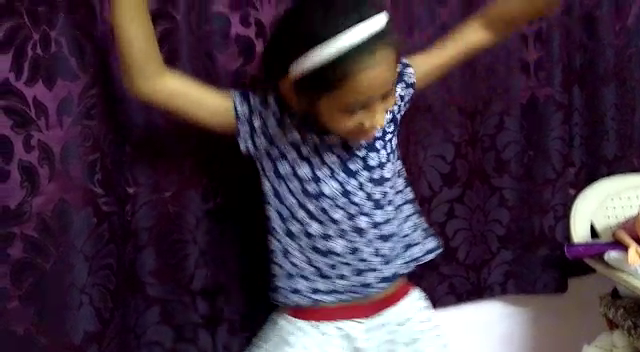
#> input picture frame 13 of baby.mp4, 640 x 352 px, given in place of the camera
$ python webcam2images.py
#> lines starting #> are read from the running program, lines starting #| are printed output that depends on the picture
# -*- coding: utf-8 -*-
"""
Created on Sun Jan  6 14:41:16 2019

@author: E442282
"""

import argparse
import sys,os
import cv2
import time

def getframerate(video):
    begin = time.time()
    num_frames=80
    for i in range(0, num_frames) :
        ret, frame = video.read()
#> this loop made 31 passes
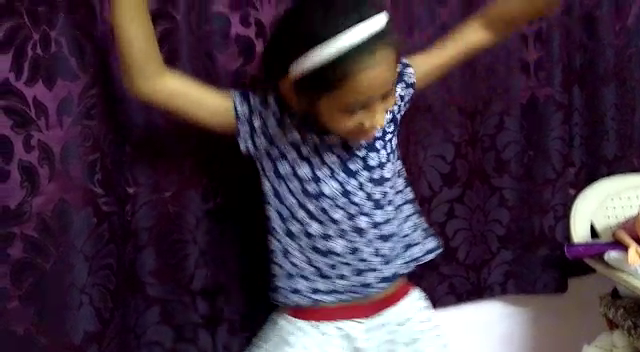
#> input picture frame 13 of baby.mp4, 640 x 352 px, given in place of the camera
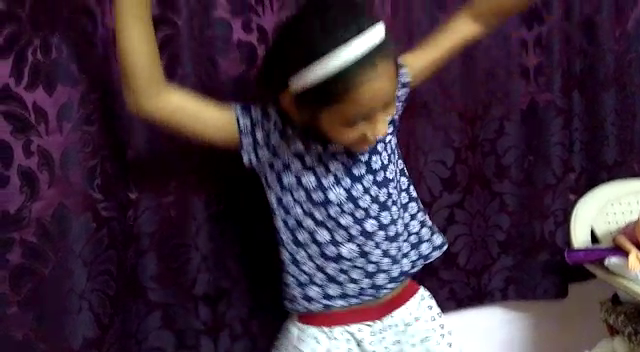
#> input picture frame 14 of baby.mp4, 640 x 352 px, given in place of the camera
#> pass 3, in getframerate, `ret, frame = video.read()`:
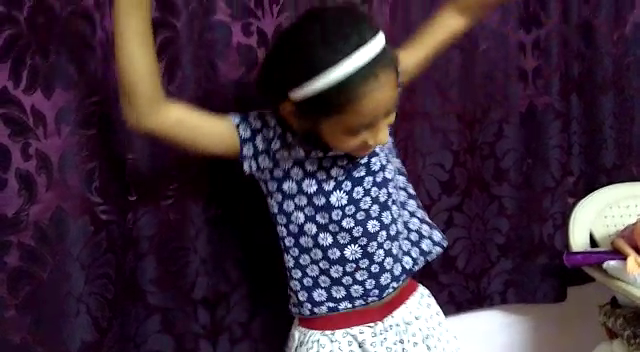
#> frame: shape (352, 640, 3); mean B, G, R 59.6, 44.3, 62.2
#        print(i)
    end = time.time()
    seconds = end - begin
    frame_rate  = num_frames / seconds
    return frame_rate

def webcam2images(outputimagesfolder):
       vidcap = cv2.VideoCapture(0)
       frame_rate=getframerate(vidcap)# Get frame rate

       returnvalue,image = vidcap.read() #returns true/fals and an image
       count=0
       font                   = cv2.FONT_HERSHEY_SIMPLEX
       text_BL = (100,50)
       fontScale              = 0.5
       fontColor              = (0, 255, 0)
       lineType               = 1

       text_BL2 = (100,100)
       fontColor2              = (255, 255, 0)

       text_BL3 = (100,150)
       fontColor3              = (0, 255,255)

       while returnvalue:

         filename=os.path.join(outputimagesfolder,"image%d.jpg" % count)
         returnvalue,image = vidcap.read()

         cv2.putText(image,'Click "c" to save image ',  text_BL,font,fontScale,fontColor,lineType)
         cv2.putText(image,'Click "q" to save image ',  text_BL2,font,fontScale,fontColor2,lineType)
         cv2.putText(image,'Frame rate ' +str(frame_rate),  text_BL3,font ,fontScale,fontColor3,lineType)

         cv2.imshow('webcam2images',image)
         if (cv2.waitKey(1) & 0xFF) == ord('q'): # Hit `q` to exit
             break
         if (cv2.waitKey(1) & 0xFF) == ord('c'):
             cv2.imwrite(filename, image)     # save frame as JPEG/png file
         count += 1
       cv2.destroyAllWindows()
       print('Completed Saving video frames')

def main(argv):
   ap = argparse.ArgumentParser()
   ap.add_argument("-o", "--output", required=False, default='.', help="output images directory")
   args = vars(ap.parse_args())

   outputimagesfolder = args['output']
   webcam2images(outputimagesfolder)

if __name__ == "__main__":
   main(sys.argv[1:])

$ run again, starting later in the video
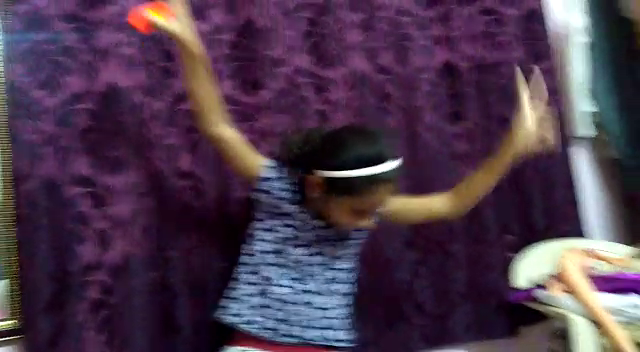
#> input picture frame 59 of baby.mp4, 640 x 352 px, given in place of the camera
#> the loop in getframerate, `for i in range(0, num_frames) :` made 31 passes
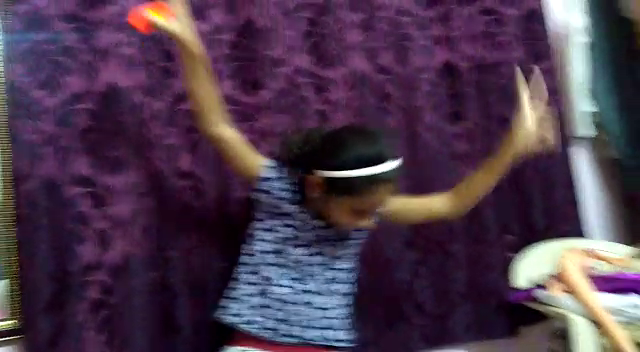
#> input picture frame 59 of baby.mp4, 640 x 352 px, given in place of the camera
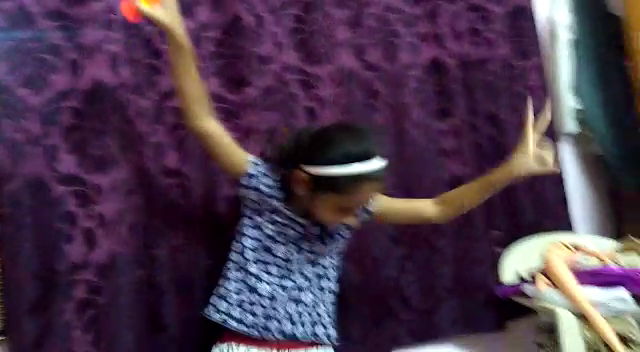
#> input picture frame 60 of baby.mp4, 640 x 352 px, given in place of the camera
#> pass 3, in getframerate, `ret, frame = video.read()`:
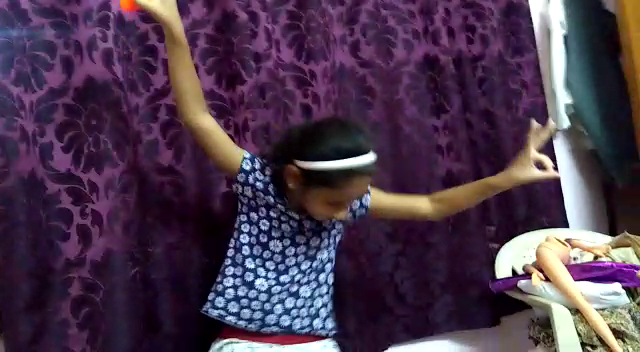
#> frame: shape (352, 640, 3); mean B, G, R 76.1, 55.4, 74.9

$ run again, starting later in the video
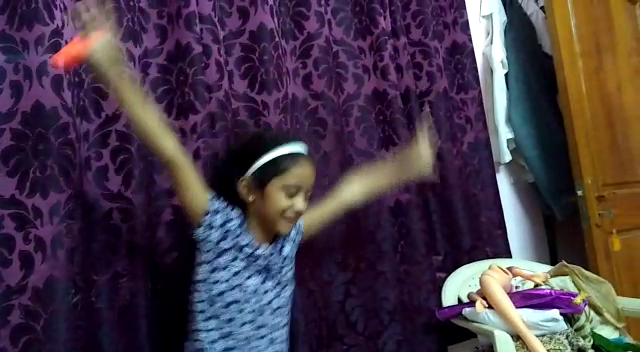
#> input picture frame 105 of baby.mp4, 640 x 352 px, given in place of the camera
#> the loop in getframerate, `for i in range(0, num_frames) :` made 31 passes
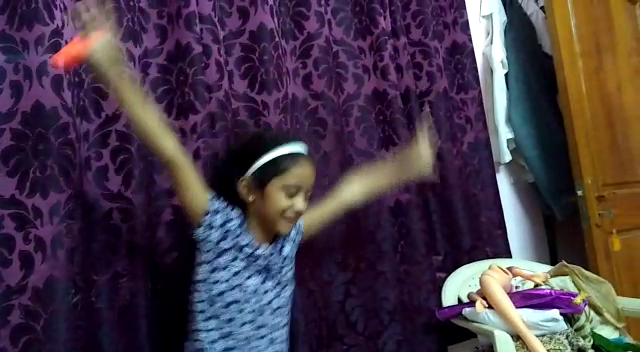
#> input picture frame 105 of baby.mp4, 640 x 352 px, given in place of the camera
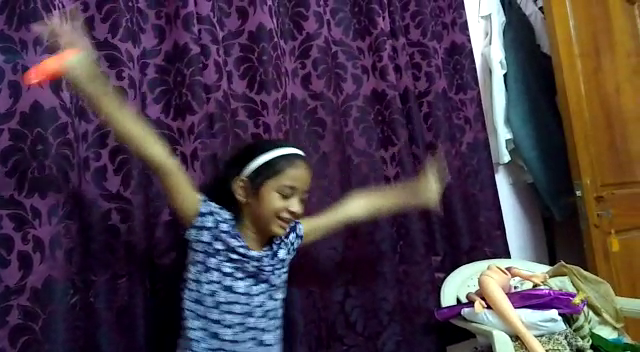
#> input picture frame 106 of baby.mp4, 640 x 352 px, given in place of the camera
#> pass 3, in getframerate, `ret, frame = video.read()`:
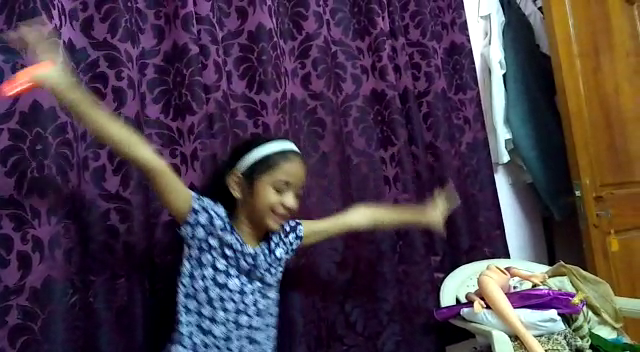
#> frame: shape (352, 640, 3); mean B, G, R 72.6, 58.9, 73.8
